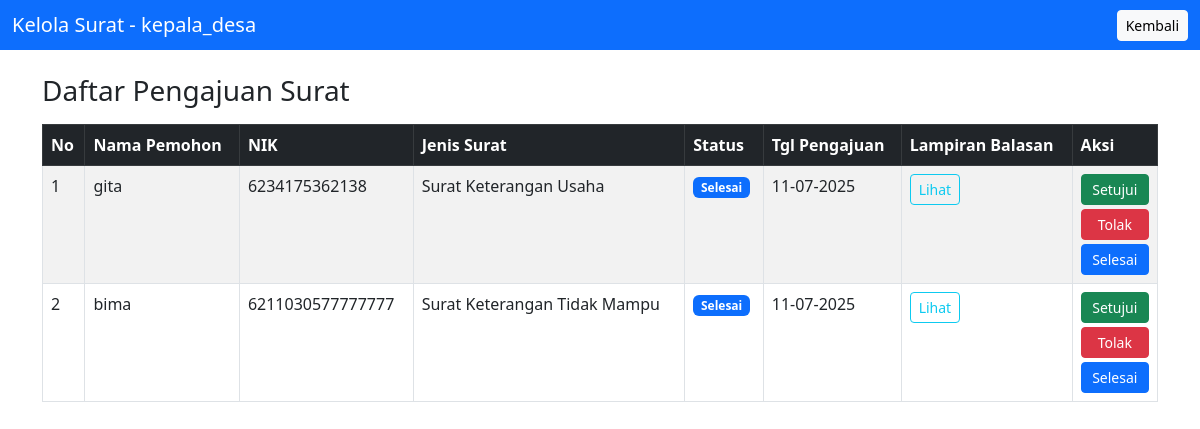
Page /admin/surat.php (signed in) on the committed database.
### tables this page shows
CREATE TABLE `pengajuan_surat` (
  `id` int(11) NOT NULL,
  `nama_pemohon` varchar(100) NOT NULL,
  `nik` varchar(20) NOT NULL,
  `jenis_surat` varchar(100) NOT NULL,
  `status` enum('Diajukan','Diproses','Selesai','Ditolak') DEFAULT 'Diajukan',
  `tanggal_pengajuan` datetime DEFAULT current_timestamp(),
  `file_lampiran` varchar(255) DEFAULT NULL
);

### admin/surat.php (the view, shortened to what this page needs)
<?php
$host = "localhost";
$user = "root";
$pass = "";
$db = "desa_katingan";
$conn = new mysqli($host, $user, $pass, $db);
$result = $conn->query("SELECT * FROM pengajuan_surat ORDER BY tanggal_pengajuan DESC");
?>
<!DOCTYPE html>
<html lang="id">
<head>
    <link href="https://cdn.jsdelivr.net/npm/bootstrap@5.3.0/dist/css/bootstrap.min.css" rel="stylesheet">
</head>
<body>
<nav class="navbar navbar-dark bg-primary">
    <div class="container-fluid">
        <span class="navbar-brand mb-0 h1">Kelola Surat - <?= $_SESSION['role'] ?></span>
        <a href="dashboard.php" class="btn btn-light btn-sm">Kembali</a>
    </div>
</nav>
<div class="container mt-4">
    <h3>Daftar Pengajuan Surat</h3>
    <table class="table table-bordered table-striped mt-3">
        <thead class="table-dark">
            <tr>
                <th>No</th>
                <th>Nama Pemohon</th>
                <th>NIK</th>
                <th>Jenis Surat</th>
                <th>Status</th>
                <th>Tgl Pengajuan</th>
                <th>Lampiran Balasan</th>
                <th>Aksi</th>
            </tr>
        </thead>
        <tbody>
        <?php if ($result->num_rows > 0): $no = 1; ?>
            <?php while ($row = $result->fetch_assoc()): ?>
                <tr>
                    <td><?= $no++ ?></td>
                    <td><?= htmlspecialchars($row['nama_pemohon']) ?></td>
                    <td><?= htmlspecialchars($row['nik']) ?></td>
                    <td><?= htmlspecialchars($row['jenis_surat']) ?></td>
                    <td>
                        <span class="badge bg-<?=
                            $row['status'] == 'Selesai' ? 'primary' :
                            ($row['status'] == 'Disetujui' ? 'success' :
                            ($row['status'] == 'Ditolak' ? 'danger' : 'secondary')) ?>">
                            <?= $row['status'] ?>
                        </span>
                    </td>
                    <td><?= date("d-m-Y", strtotime($row['tanggal_pengajuan'])) ?></td>
                    <td>
                        <?php if (!empty($row['file_lampiran'])): ?>
                            <a href="<?= $row['file_lampiran'] ?>" target="_blank" class="btn btn-sm btn-outline-info">Lihat</a>
                        <?php endif; ?>
                    </td>
                   <td>
                    <div class="d-grid gap-1">
                        <a href="?ubah_status=Disetujui&id=<?= $row['id'] ?>" class="btn btn-sm btn-success">Setujui</a>
                        <a href="?ubah_status=Ditolak&id=<?= $row['id'] ?>" class="btn btn-sm btn-danger">Tolak</a>
                        <a href="?ubah_status=Selesai&id=<?= $row['id'] ?>" class="btn btn-sm btn-primary" onclick="return confirm('Tandai surat ini sebagai selesai?')">Selesai</a>
                    </div>
                </td>
                </tr>
            <?php endwhile; ?>
        <?php else: ?>
            <tr><td colspan="8" class="text-center">Belum ada pengajuan surat.</td></tr>
        <?php endif; ?>
        </tbody>
    </table>
</div>
</body>
</html>

### rows in the picture
pengajuan_surat: nama_pemohon "gita", nik "6234175362138", jenis_surat "Surat Keterangan Usaha", status "Selesai", tanggal_pengajuan "11-07-2025"
pengajuan_surat: nama_pemohon "bima", nik "6211030577777777", jenis_surat "Surat Keterangan Tidak Mampu", status "Selesai", tanggal_pengajuan "11-07-2025"

### other values in the picture
$_SESSION['role'] "kepala_desa"
